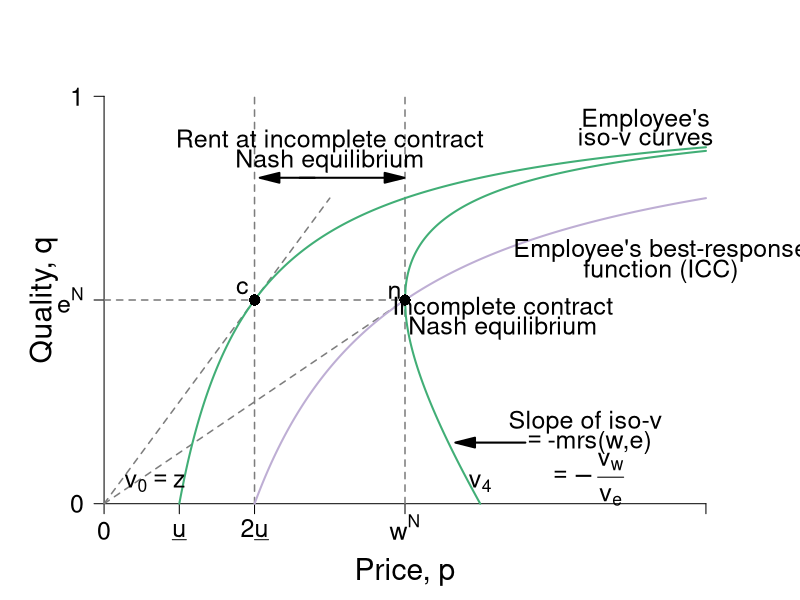

The R source for this figure:
#' Graph Designer: Harriet Brookes-Gray
#' Authors: Bowles and Halliday
#' Title: Coordination, Conflict and Competition: A Text in Microeconomics

require(ggplot2)
require(shape)
pdf(file = "employment/employment_brf_rentv2.pdf", width = 9, height = 7)

#Set parameters for graphics
pointsize <- 1.8
axislabelsize <- 1.8
labelsize <- 1.5
namesize <- 1.8
annotatesize <- 1.5
graphlinewidth <- 2
segmentlinewidth <- 1.5

COL <- c("#7fc97f", "#beaed4", "#fdc086", "#ffff99", "#386cb0", "#f0027f", "#bf5b17", "#666666")
COLA <- c("#e0f3db", "#99d8c9","#66c2a4","#41ae76", "#238b45", "#005824")
COLB <- c("#c6dbef", "#4eb3d3", "#2b8cbe", "#0868ac","#084081")
COLC <- c("#fcfbfd", "#efedf5", "#dadaeb", "#bcbddc", "#9e9ac8", "#807dba", "#6a51a3", "#54278f", "#3f007d")
grays <- gray.colors(25, start = 1, end = 0)


#The equation is below when v = 0. See Wolfram Alpha output. 
isov <- function(p, delta = 5) {
  (p - delta)/p
}

isovhigh1 <- function(p, delta = 5, v = 5){
  (sqrt(p^2 - 4 * delta * v) - p + 2*v)/( 2 * v )
}

isovlow1 <- function(p, delta = 5, v = 5){
  (-sqrt(p^2 - 4 * delta * v) - p + 2*v)/( 2 * v )
}

isovhigh2 <- function(p, delta = 5, v = 10){
  (sqrt(p^2 - 4 * delta * v) - p + 2*v)/( 2 * v )
}

isovlow2 <- function(p, delta = 5, v = 10){
  (-sqrt(p^2 - 4 * delta * v) - p + 2*v)/( 2 * v )
}

isovhigh3 <- function(p, delta = 5, v = 15){
  (sqrt(p^2 - 4 * delta * v) - p + 2*v)/( 2 * v )
}

isovlow3 <- function(p, delta = 5, v = 15){
  (-sqrt(p^2 - 4 * delta * v) - p + 2*v)/( 2 * v )
}

brfFn <- function(p, delta = 5) {
  1 - (2*delta) /p
}

#This is evaluated for p = 12; q = 12/(8*sqrt(12^2 - 4*delta1*v1)) - 1/8 for the slope
#At p = 12; q = (-sqrt(12^2 - 4*v1*delta1) - 12 + 2*v1)/(2*v1) = 0.799
tangencyLine <- function(p){
  (p*(0.05))
}


par(mar =  c(4, 4, 4, 3.5))
xlims <- c(0, 40)
ylims <- c(0, 1)

plot(0, 0, xlim = xlims, ylim = ylims, type = "n",
     xlab = "",
     ylab = "",
     xaxt = "n", yaxt = "n", cex.lab = axislabelsize, bty = "n")

mtext(expression(paste("Price, ", p)), side = 1, line = 2.5, cex = axislabelsize)
text(-4, ylims[2] - 0.5*(ylims[2] - ylims[1]), expression(paste("Quality, ", q)), xpd = TRUE, cex = axislabelsize, srt = 90) 

npts <- 500 
npts2 <- 501
#Specify the sequences of points for graphing. 
xx0 <- seq(5, xlims[2], length.out = npts)
xx1 <- seq(10, xlims[2], length.out = npts)
xx2 <- seq(xlims[1], 15, length.out = npts)
xx3 <- seq(10, xlims[2], length.out = npts2)
xx4 <- seq(xlims[1], 10, length.out = npts2)
#For below, I solved sqrt(p^2 - 200) - p + 200/p = 0, getting p = 10*sqrt(2) = 14.14214
xx5 <- seq(14.14214, xlims[2], length.out = npts2)
xx6 <- seq(14.14214, 15, length.out = npts2)
xx7 <- seq(20, xlims[2], length.out = npts2)
xx8 <- seq(xlims[1], 25, length.out = npts2)

#Customize ticks and labels for the plot
ticksy <- c(0, 0.5, 1)
ylabels <- c(0, expression(paste(e^N)), 1)
ticksx <- c(0, 5, 10, 20, 40)
xlabels <- c(0, expression(paste(underline("u"))),expression(paste(2*underline("u"))) , expression(paste(w^N)) , NA)
axis(1, at = ticksx, pos = 0, labels = xlabels, cex.axis = labelsize)
axis(2, at = ticksy, pos = 0, labels = ylabels, las = 1, cex.axis = labelsize)

#Lines for the coordinates of the Nash equilbrium
segments(0, 0, 20, 0.5, lty = 2, col = grays[20], lwd = segmentlinewidth)
segments(10, 0, 10, 1, lty = 2, col = grays[20], lwd = segmentlinewidth)
segments(20, 0, 20, 1, lty = 2, col = grays[20], lwd = segmentlinewidth)
segments(0, 0.5, 20, 0.5, lty = 2, col = grays[20], lwd = segmentlinewidth)

#Draw the lines for the graphs
lines(xx2, tangencyLine(xx2), col = grays[20], lwd = segmentlinewidth, lty = 2)
lines(xx0, isov(xx0, delta = 5), col = COLA[4], lwd = graphlinewidth)
lines(xx1, brfFn(xx1), col = COL[2], lwd = graphlinewidth)
#lines(xx3, isovhigh1(xx3, v = 5, delta = 5), col = COLA[4], lwd = graphlinewidth)
#lines(xx4, isovlow1(xx4, v = 5, delta = 5), col = COLA[4], lwd = graphlinewidth)
#lines(xx5, isovhigh2(xx5, v = 10, delta = 5), col = COLA[4], lwd = graphlinewidth)
#lines(xx6, isovlow2(xx6, v = 10, delta = 5), col = COLA[4], lwd = graphlinewidth)
lines(xx7, isovhigh3(xx7, v = 20, delta = 5), col = COLA[4], lwd = graphlinewidth)
lines(xx8, isovlow3(xx8, v = 20, delta = 5), col = COLA[4], lwd = graphlinewidth)

text(3.4, 0.05, expression(paste(v[0] == z)), cex = labelsize)
#text(22, 0.05, expression(paste(v[1])), cex = labelsize)
text(25, 0.05, expression(paste(v[4])),cex = labelsize)
text(37, 0.62, expression(paste("Employee's best-response")), cex = labelsize, xpd =TRUE)
text(37, 0.57, expression(paste("function (ICC)")),cex = labelsize, xpd =TRUE)
#text(35, 0.58, expression(paste(e(Delta, a))))
text(36, 0.94, expression(paste("Employee's")),cex = labelsize)
text(36, 0.9, expression(paste("iso-v curves")),cex = labelsize)

text(19.3, 0.52, expression(n),cex = labelsize)
text(26.5, 0.48, expression(paste("Incomplete contract")),cex = labelsize)
text(26.5, 0.43, expression(paste("Nash equilibrium")),cex = labelsize)

text(15, 0.89, expression(paste("Rent at incomplete contract")),cex = labelsize)
text(15, 0.84, expression(paste("Nash equilibrium")),cex = labelsize)
Arrows(13, 0.8, 19.3, 0.8,  col = "black", lty = 1, lwd = 2, arr.type = "triangle")
Arrows(14, 0.8, 11, 0.8,  col = "black", lty = 1, lwd = 2, arr.type = "triangle")


Arrows(28, 0.15, 24, 0.15,  col = "black", lty = 1, lwd = 2, arr.type = "triangle")
text(32, 0.2, expression(paste("Slope of iso-v")),cex = labelsize)
text(32.3, 0.15, expression(paste(phantom() == "-mrs(w,e) ")),cex = labelsize)
text(32, 0.06, expression(paste(phantom() == -frac(v[w], v[e]))),cex = labelsize)



#Add a point for the NE
points(20, 0.5, pch = 16, col = "black", cex = 1.5)

#segments(12.5, 0, 12.5, ylims[2], lty = 2, col = grays[20], lwd = 2)
#segments(0, brfFn(w = 18.4), 18.4, brfFn(w = 18.4), lty = 2, col = "darkgray", lwd = 2)
points(10, 0.5, pch = 16, col = "black", cex = 1.5)
text(9.2, 0.53, expression(c),cex = labelsize)



dev.off()
